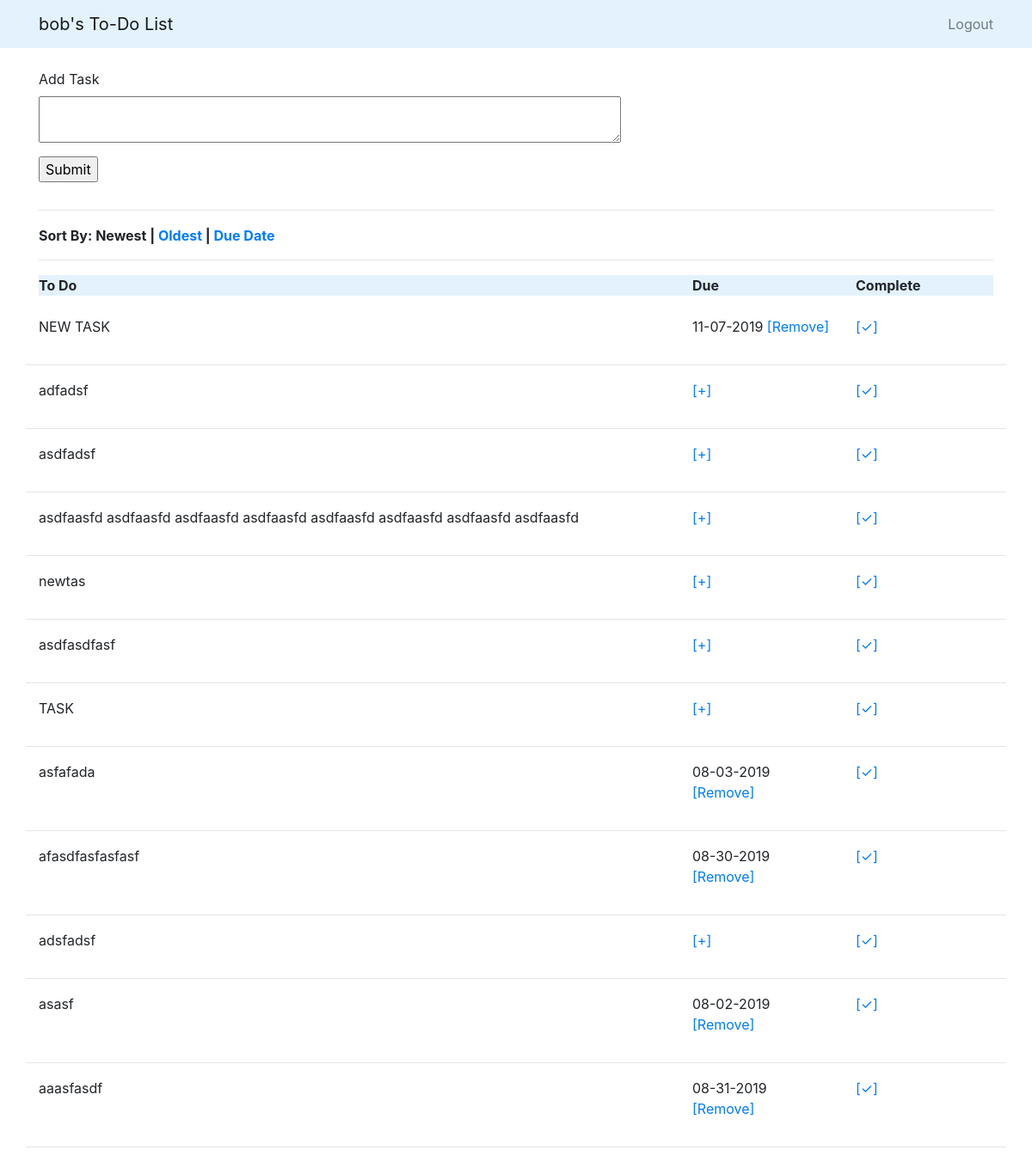
The app's page /index (signed in) with its own data.
### app/models.py (models this page shows, shortened)
class User(UserMixin, db.Model):
    id = db.Column(db.Integer, primary_key=True)
    username = db.Column(db.String(64), index=True, unique=True)
    email = db.Column(db.String(120), index=True, unique=True)
    password_hash = db.Column(db.String(128))
    tasks = db.relationship('Task', backref='author', lazy='dynamic')
    view_tasks_by_newest = db.Column(db.Boolean, default=True)
    view_tasks_by_oldest = db.Column(db.Boolean, default=False)
    view_tasks_by_due_date = db.Column(db.Boolean, default=False)
    def get_sorted_view_of_tasks(self):
        user_tasks = Task.query.filter_by(user_id=self.id)
        if self.view_tasks_by_newest:
            return user_tasks.order_by(Task.timestamp.desc()).all()
        elif self.view_tasks_by_oldest:
            return user_tasks.order_by(Task.timestamp).all()

class Task(db.Model):
    id = db.Column(db.Integer, primary_key=True)
    body = db.Column(db.String(140))
    timestamp = db.Column(db.DateTime, index=True, default=datetime.utcnow)
    user_id = db.Column(db.Integer, db.ForeignKey('user.id'))
    due_date = db.Column(db.Date, index=True)

### app/routes.py (the view)
@app.route('/', methods=['GET', 'POST'])
@app.route('/index', methods=['GET', 'POST'])
def index():
    if current_user.is_anonymous:
        return render_template('index.html', title='Home')
    ''' else, user is logged in and show users to-do list page with form to add task and list of to-dos '''
    form = TaskForm()
    if form.validate_on_submit():
        task = Task(body=form.task.data, author=current_user)
        db.session.add(task)
        db.session.commit()
        flash(f'You added a to-do task, {current_user.username} ')
        return redirect(url_for('index'))
    user = User.query.filter_by(id=current_user.id).first()
    tasks = user.get_sorted_view_of_tasks()
    return render_template('index.html', title='Home', form=form, tasks=tasks)

### app/forms.py
class TaskForm(FlaskForm):
    task = TextAreaField('Add Task', validators=[Length(max=140)])
    submit = SubmitField('Submit')

### app/models.py (called while the page is built)
@login.user_loader
def load_user(user_id):
    return User.query.get(int(user_id))

### app/templates/index.html
{% extends "base.html" %}
{% block content %}
    {% if current_user.is_anonymous %}
    {% include '_anonymous_user.html' %}
    {% else %}
    {% include '_authenticated_user.html' %}
    {% endif %}
{% endblock content %}

### app/templates/base.html (shortened to what this page needs)
<html>
    <head>
        <link rel="stylesheet" href="https://stackpath.bootstrapcdn.com/bootstrap/4.3.1/css/bootstrap.min.css">
    </head>
    <body>
        <div>
            <nav class="navbar navbar-light" style="background-color:
            #e3f2fd;">
                <div class="container">
                    <div class="navbar-header">
                        {% if current_user.is_anonymous %}
                            <div class="navbar-brand">To-Do List</div>
                        {% else %}
                            <div class="navbar-brand">{{ current_user.username }}'s To-Do List</div>
                        {% endif %}
                    </div>
                    <div class="nav navbar-nav navbar-right">
                    {% if current_user.is_anonymous %}
                        <a class="nav-item nav-link" href="{{ url_for('login') }}">Login</a>
                    {% else %}
                        <a class="nav-item nav-link" href="{{ url_for('logout') }}">Logout</a>
                    {% endif %}
                    </div>
                </div>
            </nav>
            <br>
        </div>
        <div class="container">
            {% block content %}
            {% endblock content %}
        </div>
    </body>
</html>

### app/templates/_authenticated_user.html (shortened to what this page needs)
<div class="row">
    <div class="col-md-4">
        <form action="" method="post">
            <p>
                {{ form.task.label }}<br>
                {{ form.task(cols=64, rows=2) }}<br>
            </p>
            <p>{{ form.submit() }}</p>
        </form>
    </div>
</div>
<hr style="width: 100%; color: black; height: 1px; background-color:&9B9999;"/>
<b>
Sort By:
{% if current_user.view_tasks_by_newest %}
    Newest |
    <a href="{{ url_for('oldest') }}">Oldest</a> |
    <a href="{{ url_for('view_by_due_date') }}">Due Date</a>
{% elif current_user.view_tasks_by_oldest %}
    <a href="{{ url_for('newest') }}">Newest</a> |
    Oldest |
    <a href="{{ url_for('view_by_due_date') }}"> Due Date</a>
{% elif current_user.view_tasks_by_due_date %}
    <a href="{{ url_for('newest') }}">Newest</a> |
    <a href="{{ url_for('oldest') }}">Oldest</a> |
    Due Date
{% endif %}
</b>
<hr style="width: 100%; color: black; height: 1px; background-color:&9B9999;" />
<div class = "panel panel-default" style="background-color:#e3f2fd;">
    <div class="row">
        <div class="col-md-8"><b>To Do</b></div>
        <div class="col-md-2"><b>Due</b></div>
        <div class="col-md-2"><b>Complete</b></div>
    </div>
</div>
    <br>
{% for task in tasks %}
<div class="row">
    <div class="col-md-8">
        <p>
            {{ task.body }}<br>
        </p>
    </div>
    <div class="col-md-2">
        <p>
        {% if task.due_date %}
        {{ task.due_date.strftime('%m-%d-%Y') }}
        <a href="{{ url_for('remove_due_date', task_id=task.id) }}">[Remove]</a>
        {% else %}
        <a href="{{ url_for('set_due_date', task_id=task.id) }}">[+]</a>
        {% endif %}
        </p>
    </div>
    <div class="col-md-2">
        <p>
        <a href="{{ url_for('delete_task', task_id=task.id) }}">[&#10003;]</a>
        </p>
    </div>
    <hr style="width: 100%; color: black; height: 1px; background-color:&9B9999;"/>
</div>
{% endfor %}

### records on screen
User: username "bob"
Task: body "NEW TASK", due_date "11-07-2019"
Task: body "adfadsf"
Task: body "asdfadsf"
Task: body "asdfaasfd asdfaasfd asdfaasfd asdfaasfd asdfaasfd asdfaasfd asdfaasfd asdfaasfd"
Task: body "newtas"
Task: body "asdfasdfasf"
Task: body "TASK"
Task: body "asfafada", due_date "08-03-2019"
Task: body "afasdfasfasfasf", due_date "08-30-2019"
Task: body "adsfadsf"
Task: body "asasf", due_date "08-02-2019"
Task: body "aaasfasdf", due_date "08-31-2019"
